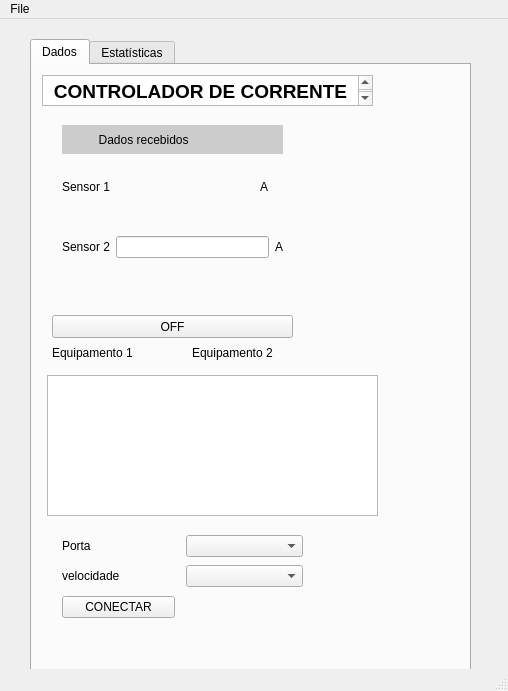
<?xml version="1.0" encoding="UTF-8"?>
<ui version="4.0">
 <class>MainWindow</class>
 <widget class="QMainWindow" name="MainWindow">
  <property name="geometry">
   <rect>
    <x>0</x>
    <y>0</y>
    <width>508</width>
    <height>691</height>
   </rect>
  </property>
  <property name="windowTitle">
   <string>MainWindow</string>
  </property>
  <widget class="QWidget" name="centralwidget">
   <widget class="QTabWidget" name="tabWidget">
    <property name="geometry">
     <rect>
      <x>30</x>
      <y>20</y>
      <width>441</width>
      <height>641</height>
     </rect>
    </property>
    <property name="currentIndex">
     <number>0</number>
    </property>
    <widget class="QWidget" name="tab">
     <attribute name="title">
      <string>Dados</string>
     </attribute>
     <widget class="QTextEdit" name="textEdit">
      <property name="geometry">
       <rect>
        <x>10</x>
        <y>10</y>
        <width>331</width>
        <height>31</height>
       </rect>
      </property>
      <property name="html">
       <string>&lt;!DOCTYPE HTML PUBLIC &quot;-//W3C//DTD HTML 4.0//EN&quot; &quot;http://www.w3.org/TR/REC-html40/strict.dtd&quot;&gt;
&lt;html&gt;&lt;head&gt;&lt;meta name=&quot;qrichtext&quot; content=&quot;1&quot; /&gt;&lt;style type=&quot;text/css&quot;&gt;
p, li { white-space: pre-wrap; }
&lt;/style&gt;&lt;/head&gt;&lt;body style=&quot; font-family:'MS Shell Dlg 2'; font-size:8.25pt; font-weight:400; font-style:normal;&quot;&gt;
&lt;p align=&quot;center&quot; style=&quot; margin-top:0px; margin-bottom:0px; margin-left:0px; margin-right:0px; -qt-block-indent:0; text-indent:0px;&quot;&gt;&lt;span style=&quot; font-family:'MS Shell Dlg 2'; font-size:14pt; font-weight:600;&quot;&gt;CONTROLADOR DE CORRENTE&lt;/span&gt;&lt;/p&gt;&lt;/body&gt;&lt;/html&gt;</string>
      </property>
     </widget>
     <widget class="QLabel" name="label">
      <property name="geometry">
       <rect>
        <x>30</x>
        <y>60</y>
        <width>221</width>
        <height>29</height>
       </rect>
      </property>
      <property name="styleSheet">
       <string notr="true">font: 75 12pt &quot;MS Shell Dlg 2&quot;;
background-color: rgb(204, 204, 204);</string>
      </property>
      <property name="text">
       <string>           Dados recebidos</string>
      </property>
      <property name="scaledContents">
       <bool>false</bool>
      </property>
     </widget>
     <widget class="QPushButton" name="ButtonOnOff_1">
      <property name="geometry">
       <rect>
        <x>20</x>
        <y>250</y>
        <width>241</width>
        <height>23</height>
       </rect>
      </property>
      <property name="text">
       <string>OFF</string>
      </property>
     </widget>
     <widget class="QLabel" name="ImagemMotor1">
      <property name="geometry">
       <rect>
        <x>10</x>
        <y>200</y>
        <width>61</width>
        <height>41</height>
       </rect>
      </property>
      <property name="text">
       <string/>
      </property>
      <property name="pixmap">
       <pixmap>../../../Downloads/electric-motor.png</pixmap>
      </property>
      <property name="scaledContents">
       <bool>true</bool>
      </property>
     </widget>
     <widget class="QLabel" name="ImagemMotor2">
      <property name="geometry">
       <rect>
        <x>150</x>
        <y>200</y>
        <width>61</width>
        <height>41</height>
       </rect>
      </property>
      <property name="text">
       <string/>
      </property>
      <property name="pixmap">
       <pixmap>../../../Downloads/electric-motor.png</pixmap>
      </property>
      <property name="scaledContents">
       <bool>true</bool>
      </property>
     </widget>
     <widget class="QLabel" name="label_7">
      <property name="geometry">
       <rect>
        <x>20</x>
        <y>280</y>
        <width>101</width>
        <height>16</height>
       </rect>
      </property>
      <property name="styleSheet">
       <string notr="true">font: 75 11pt &quot;MS Shell Dlg 2&quot;;</string>
      </property>
      <property name="text">
       <string>Equipamento 1</string>
      </property>
     </widget>
     <widget class="QLabel" name="label_8">
      <property name="geometry">
       <rect>
        <x>160</x>
        <y>280</y>
        <width>101</width>
        <height>16</height>
       </rect>
      </property>
      <property name="styleSheet">
       <string notr="true">font: 75 11pt &quot;MS Shell Dlg 2&quot;;</string>
      </property>
      <property name="text">
       <string>Equipamento 2</string>
      </property>
     </widget>
     <widget class="QLabel" name="label_9">
      <property name="geometry">
       <rect>
        <x>280</x>
        <y>60</y>
        <width>51</width>
        <height>241</height>
       </rect>
      </property>
      <property name="text">
       <string/>
      </property>
      <property name="pixmap">
       <pixmap>../../../Downloads/street-lamp.png</pixmap>
      </property>
      <property name="scaledContents">
       <bool>true</bool>
      </property>
     </widget>
     <widget class="QLabel" name="Led_2">
      <property name="geometry">
       <rect>
        <x>220</x>
        <y>200</y>
        <width>41</width>
        <height>41</height>
       </rect>
      </property>
      <property name="text">
       <string/>
      </property>
      <property name="pixmap">
       <pixmap>../../../Downloads/led-light.png</pixmap>
      </property>
      <property name="scaledContents">
       <bool>true</bool>
      </property>
     </widget>
     <widget class="QLabel" name="Led_1">
      <property name="geometry">
       <rect>
        <x>80</x>
        <y>200</y>
        <width>41</width>
        <height>41</height>
       </rect>
      </property>
      <property name="text">
       <string/>
      </property>
      <property name="pixmap">
       <pixmap>../../../Downloads/led-light.png</pixmap>
      </property>
      <property name="scaledContents">
       <bool>true</bool>
      </property>
     </widget>
     <widget class="QTableWidget" name="Tabela">
      <property name="geometry">
       <rect>
        <x>15</x>
        <y>310</y>
        <width>331</width>
        <height>141</height>
       </rect>
      </property>
      <property name="wordWrap">
       <bool>true</bool>
      </property>
      <attribute name="horizontalHeaderVisible">
       <bool>false</bool>
      </attribute>
      <attribute name="horizontalHeaderCascadingSectionResizes">
       <bool>false</bool>
      </attribute>
      <attribute name="horizontalHeaderHighlightSections">
       <bool>true</bool>
      </attribute>
      <attribute name="horizontalHeaderShowSortIndicator" stdset="0">
       <bool>false</bool>
      </attribute>
      <attribute name="horizontalHeaderStretchLastSection">
       <bool>true</bool>
      </attribute>
      <attribute name="verticalHeaderVisible">
       <bool>false</bool>
      </attribute>
      <attribute name="verticalHeaderHighlightSections">
       <bool>true</bool>
      </attribute>
      <column>
       <property name="text">
        <string>Sensor 1</string>
       </property>
      </column>
      <column>
       <property name="text">
        <string>Sensor 2</string>
       </property>
      </column>
     </widget>
     <widget class="QWidget" name="layoutWidget">
      <property name="geometry">
       <rect>
        <x>30</x>
        <y>110</y>
        <width>291</width>
        <height>24</height>
       </rect>
      </property>
      <layout class="QHBoxLayout" name="horizontalLayout_3">
       <item>
        <layout class="QHBoxLayout" name="horizontalLayout">
         <item>
          <widget class="QLabel" name="label_3">
           <property name="styleSheet">
            <string notr="true">font: 75 12pt &quot;MS Shell Dlg 2&quot;;</string>
           </property>
           <property name="text">
            <string>Sensor 1</string>
           </property>
          </widget>
         </item>
        </layout>
       </item>
       <item>
        <widget class="QLabel" name="sensor">
         <property name="text">
          <string/>
         </property>
        </widget>
       </item>
       <item>
        <widget class="QLabel" name="label_2">
         <property name="styleSheet">
          <string notr="true">font: 75 12pt &quot;MS Shell Dlg 2&quot;;</string>
         </property>
         <property name="text">
          <string>A</string>
         </property>
        </widget>
       </item>
      </layout>
     </widget>
     <widget class="QWidget" name="layoutWidget">
      <property name="geometry">
       <rect>
        <x>30</x>
        <y>170</y>
        <width>221</width>
        <height>24</height>
       </rect>
      </property>
      <layout class="QHBoxLayout" name="horizontalLayout_4">
       <item>
        <layout class="QHBoxLayout" name="horizontalLayout_2">
         <item>
          <widget class="QLabel" name="label_4">
           <property name="styleSheet">
            <string notr="true">font: 75 12pt &quot;MS Shell Dlg 2&quot;;</string>
           </property>
           <property name="text">
            <string>Sensor 2</string>
           </property>
          </widget>
         </item>
         <item>
          <widget class="QLineEdit" name="labelCorrente2"/>
         </item>
        </layout>
       </item>
       <item>
        <widget class="QLabel" name="label_5">
         <property name="styleSheet">
          <string notr="true">font: 75 12pt &quot;MS Shell Dlg 2&quot;;</string>
         </property>
         <property name="text">
          <string>A</string>
         </property>
        </widget>
       </item>
      </layout>
     </widget>
     <widget class="QLabel" name="menor">
      <property name="geometry">
       <rect>
        <x>120</x>
        <y>460</y>
        <width>47</width>
        <height>13</height>
       </rect>
      </property>
      <property name="text">
       <string/>
      </property>
     </widget>
     <widget class="QWidget" name="layoutWidget">
      <property name="geometry">
       <rect>
        <x>30</x>
        <y>470</y>
        <width>241</width>
        <height>22</height>
       </rect>
      </property>
      <layout class="QHBoxLayout" name="horizontalLayout_5">
       <item>
        <widget class="QLabel" name="label_6">
         <property name="styleSheet">
          <string notr="true">font: 75 12pt &quot;MS Shell Dlg 2&quot;;</string>
         </property>
         <property name="text">
          <string>Porta</string>
         </property>
        </widget>
       </item>
       <item>
        <widget class="QComboBox" name="comboBox"/>
       </item>
      </layout>
     </widget>
     <widget class="QWidget" name="layoutWidget">
      <property name="geometry">
       <rect>
        <x>30</x>
        <y>500</y>
        <width>241</width>
        <height>22</height>
       </rect>
      </property>
      <layout class="QHBoxLayout" name="horizontalLayout_6">
       <item>
        <widget class="QLabel" name="label_10">
         <property name="styleSheet">
          <string notr="true">font: 75 12pt &quot;MS Shell Dlg 2&quot;;</string>
         </property>
         <property name="text">
          <string>velocidade</string>
         </property>
        </widget>
       </item>
       <item>
        <widget class="QComboBox" name="comboBox_2"/>
       </item>
      </layout>
     </widget>
     <widget class="QWidget" name="layoutWidget">
      <property name="geometry">
       <rect>
        <x>30</x>
        <y>530</y>
        <width>231</width>
        <height>25</height>
       </rect>
      </property>
      <layout class="QHBoxLayout" name="horizontalLayout_7">
       <item>
        <widget class="QPushButton" name="CONECTAR">
         <property name="text">
          <string>CONECTAR</string>
         </property>
        </widget>
       </item>
       <item>
        <widget class="QLabel" name="status">
         <property name="text">
          <string/>
         </property>
        </widget>
       </item>
      </layout>
     </widget>
     <widget class="QLabel" name="recebendo_dados">
      <property name="geometry">
       <rect>
        <x>110</x>
        <y>570</y>
        <width>201</width>
        <height>20</height>
       </rect>
      </property>
      <property name="text">
       <string/>
      </property>
     </widget>
    </widget>
    <widget class="QWidget" name="tab_2">
     <attribute name="title">
      <string>Estatísticas</string>
     </attribute>
     <widget class="QGroupBox" name="groupBox">
      <property name="geometry">
       <rect>
        <x>30</x>
        <y>30</y>
        <width>291</width>
        <height>151</height>
       </rect>
      </property>
      <property name="styleSheet">
       <string notr="true">font: 75 14pt &quot;MS Shell Dlg 2&quot;;</string>
      </property>
      <property name="title">
       <string>Sensor 1</string>
      </property>
      <widget class="QLineEdit" name="Corrente1">
       <property name="geometry">
        <rect>
         <x>100</x>
         <y>70</y>
         <width>81</width>
         <height>41</height>
        </rect>
       </property>
      </widget>
     </widget>
     <widget class="QGroupBox" name="groupBox_2">
      <property name="geometry">
       <rect>
        <x>30</x>
        <y>230</y>
        <width>281</width>
        <height>161</height>
       </rect>
      </property>
      <property name="styleSheet">
       <string notr="true">font: 75 14pt &quot;MS Shell Dlg 2&quot;;</string>
      </property>
      <property name="title">
       <string>Sensor 2</string>
      </property>
      <widget class="QLineEdit" name="Corrente2">
       <property name="geometry">
        <rect>
         <x>100</x>
         <y>70</y>
         <width>81</width>
         <height>41</height>
        </rect>
       </property>
      </widget>
     </widget>
    </widget>
   </widget>
  </widget>
  <widget class="QStatusBar" name="statusbar"/>
  <widget class="QMenuBar" name="menubar">
   <property name="geometry">
    <rect>
     <x>0</x>
     <y>0</y>
     <width>508</width>
     <height>21</height>
    </rect>
   </property>
   <widget class="QMenu" name="menuFile">
    <property name="title">
     <string>File</string>
    </property>
    <addaction name="actionSalvar"/>
    <addaction name="actionCarregar"/>
   </widget>
   <addaction name="menuFile"/>
  </widget>
  <action name="actionSalvar">
   <property name="text">
    <string>Salvar</string>
   </property>
   <property name="shortcut">
    <string>Ctrl+S</string>
   </property>
  </action>
  <action name="actionCarregar">
   <property name="text">
    <string>Carregar</string>
   </property>
   <property name="shortcut">
    <string>Ctrl+P</string>
   </property>
  </action>
 </widget>
 <resources/>
 <connections/>
</ui>
